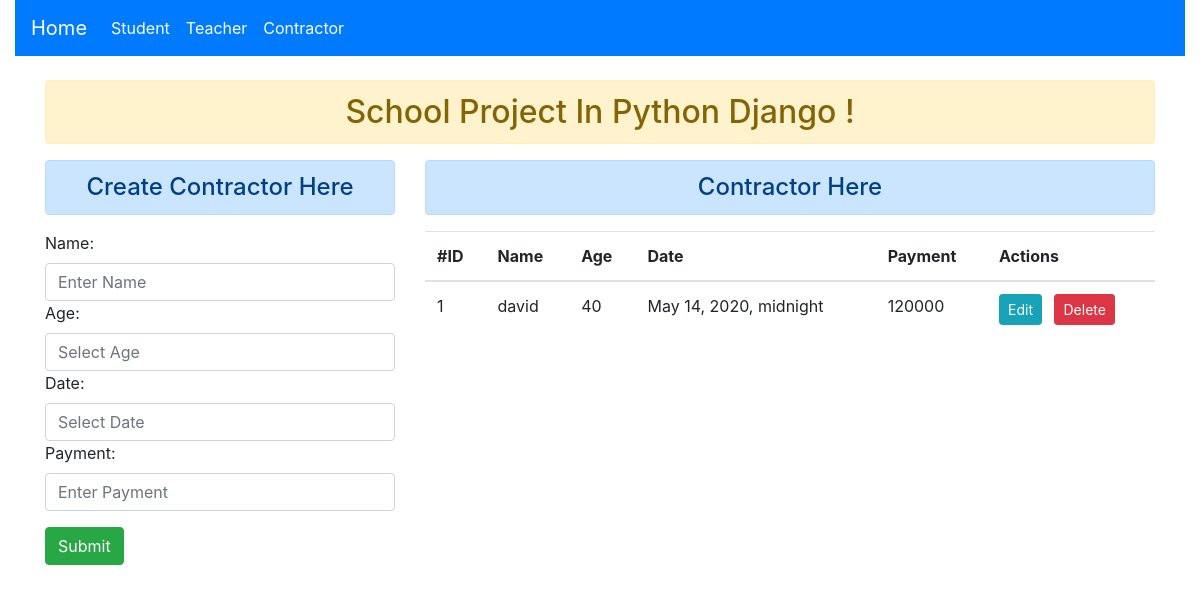
Screenshot of /contractor/ with the database file from the repository.
### school/models.py (models this page shows)
class CommanInfo(models.Model):
    name = models.CharField(max_length=70)
    age = models.IntegerField()
    date = models.DateField()
    class Meta:
        abstract = True

class Contractor(CommanInfo):
    date = models.DateTimeField()
    payment = models.IntegerField()

### school/views.py (the view, shortened to what this page needs)
# urls.py: path('contractor/', views.ContractorView.as_view(), name='contractor'),
class ContractorView(View):
    def get(self, request):
        form = ContractorForm()
        contractor = Contractor.objects.all()
        return render(request, 'school/contractor.html', {'form': form, 'contractors': contractor})

### school/forms.py
class ContractorForm(forms.ModelForm):
    class Meta:
        model = Contractor
        fields = ['name', 'age', 'date', 'payment']
        widgets = {
            'name': forms.TextInput(attrs={'class': 'form-control', 'placeholder': 'Enter Name'}),
            'age': forms.NumberInput(attrs={'class': 'form-control', 'placeholder': 'Select Age'}),
            'date': forms.DateTimeInput(attrs={'class': 'form-control', 'placeholder': 'Select Date'}),
            'payment': forms.NumberInput(attrs={'class': 'form-control', 'placeholder': 'Enter Payment'}),
        }

### school/templates/school/contractor.html (shortened to what this page needs)
{% extends 'school/base.html' %}
{% block content %}
    <div class="row">
        <div class="col-sm-4">
            <h4 class="text-center alert alert-primary">Create Contractor Here</h4>
            <form action="" method="post">
                {% for fm in form %}
                    {{fm.label_tag}}
                    {{fm}}
                {% endfor %}
                <input class="btn btn-success mt-3" type="submit" value="Submit">
            </form>
        </div>
        <div class="col-sm-8">
            <h4 class="text-center alert alert-primary">Contractor Here</h4>
            {% if contractors %}
                <table class="table table-hover">
                    <thead>
                        <tr>
                            <th scope="col">#ID</th>
                            <th scope="col">Name</th>
                            <th scope="col">Age</th>
                            <th scope="col">Date</th>
                            <th scope="col">Payment</th>
                            <th scope="col">Actions</th>
                        </tr>
                    </thead>
                    <tbody>
                        {% for contractor in contractors %}
                            <tr>
                                <td>{{contractor.id}}</td>
                                <td>{{contractor.name}}</td>
                                <td>{{contractor.age}}</td>
                                <td>{{contractor.date}}</td>
                                <td>{{contractor.payment}}</td>
                                <td>
                                    <a class="btn btn-sm btn-info" href="{% url 'contractoredit' contractor.id %}">Edit</a>
                                    <a class="btn btn-sm btn-danger ml-2" href="{% url 'contractordelete' contractor.id %}">Delete</a>
                                </td>
                            </tr>
                        {% endfor %}
                    </tbody>
                </table>
            {% else %}
                <h5 class="text-center alert alert-danger">No Records</h5>
            {% endif %}
        </div>
    </div>
{% endblock content %}

### rows the page displays
Contractor: id "1", name "david", age "40", date "May 14, 2020, midnight", payment "120000"

### other values shown
{{ fm.label_tag }} "Name:" "Age:" "Date:" "Payment:"
